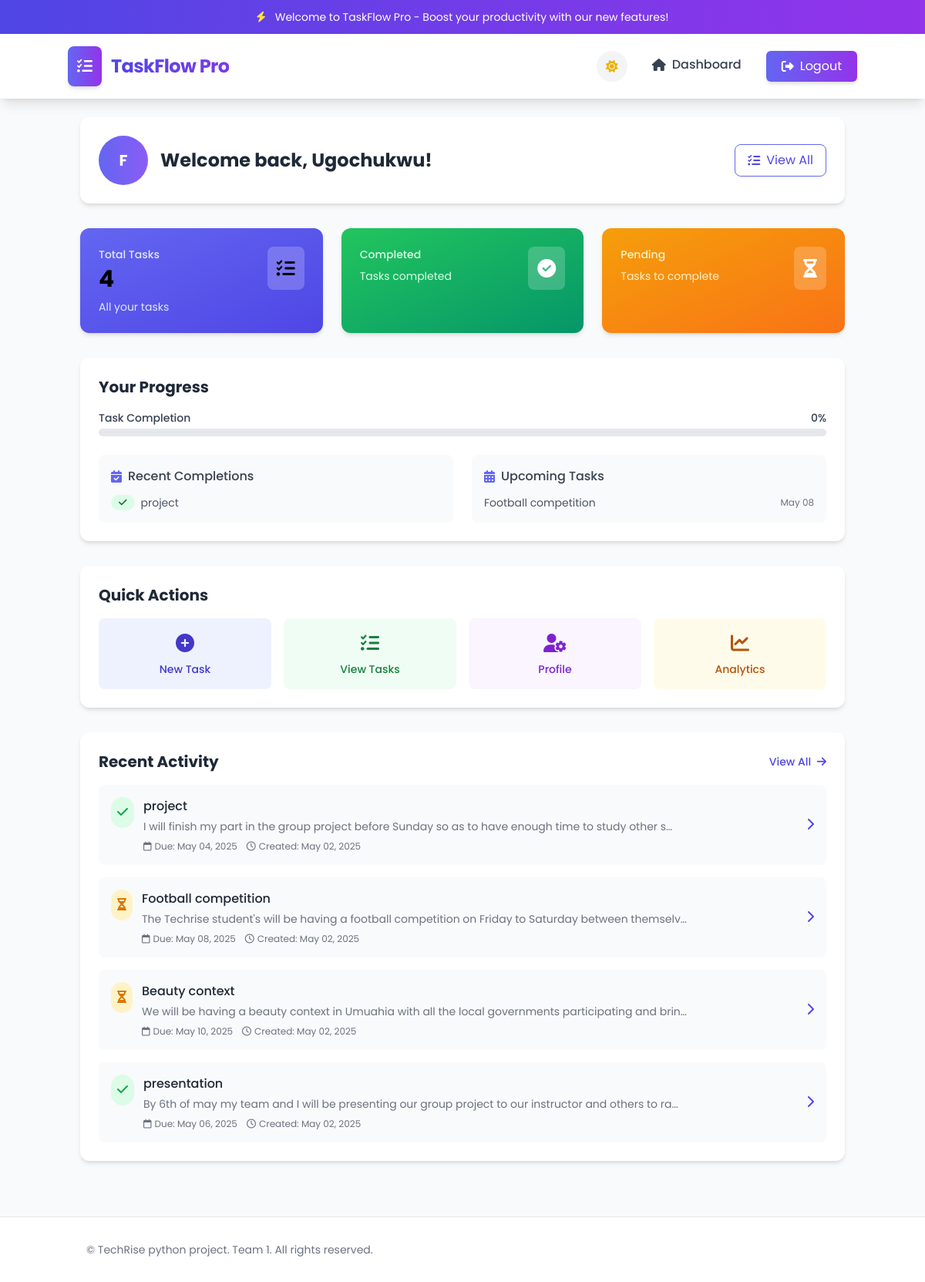
/tasks/ (signed in), run on the app's committed database.
### users/models.py (models this page shows, shortened)
class CustomUser(AbstractUser):
    profile_picture = models.ImageField(upload_to='profile_pics/', null=True, blank=True)

### tasks/models.py (models this page shows, shortened)
class Task(models.Model):
    title = models.CharField(max_length=255)
    description = models.TextField()
    due_date = models.DateField()
    completed = models.BooleanField(default=False)
    assigned_to = models.ForeignKey(settings.AUTH_USER_MODEL, on_delete=models.CASCADE)
    created_at = models.DateTimeField(auto_now_add=True)

### tasks/views.py (the view)
# urls.py: path('', views.dashboard, name='dashboard'),
@login_required
def dashboard(request):
    user = request.user
    tasks = Task.objects.filter(assigned_to=user)
    today = date.today()
    due_today = tasks.filter(due_date=today, completed=False)
    overdue = tasks.filter(due_date__lt=today, completed=False)
    context = {
        'user': user,
        'due_today': due_today,
        'overdue': overdue,
        'tasks': tasks,
    }
    return render(request, 'tasks/dashboard.html', context)

### tasks/templates/tasks/dashboard.html (shortened to what this page needs)
{% extends 'base.html' %}
{% load static %}
{% block content %}
<div class="max-w-7xl mx-auto">
    <div class="flex flex-col md:flex-row items-start md:items-center justify-between mb-8 bg-white rounded-xl shadow-md p-6">
        <div class="flex items-center mb-4 md:mb-0">
            {% if user.profile_picture %}
                <img src="{{ user.profile_picture.url }}" class="h-16 w-16 rounded-full object-cover border-2 border-primary-300" alt="{{ user.username }}" />
            {% else %}
                <div class="h-16 w-16 rounded-full bg-gradient-to-r from-primary-500 to-secondary-500 flex items-center justify-center text-white font-bold text-xl">
                    {{ user.username|first|upper }}
                </div>
            {% endif %}
            <div class="ml-4">
                <h1 class="text-2xl font-bold text-gray-800">Welcome back, {{ user.first_name|default:user.username }}!</h1>
            </div>
        </div>
        <div class="flex space-x-3">
            <a href="{% url 'task_create' %}" class="btn-gradient text-white px-4 py-2 rounded-lg flex items-center quick-action">
                <i class="fas fa-plus mr-2"></i> New Task
            </a>
            <a href="{% url 'task_list' %}" class="bg-white border border-primary-500 text-primary-600 px-4 py-2 rounded-lg flex items-center hover:bg-primary-50 quick-action">
                <i class="fas fa-tasks mr-2"></i> View All
            </a>
        </div>
    </div>
    <div class="grid grid-cols-1 md:grid-cols-3 gap-6 mb-8">
        <div class="bg-gradient-to-br from-primary-500 to-primary-600 rounded-xl shadow-md p-6 text-black stat-card">
            <div class="flex justify-between items-start">
                <div>
                    <p class="text-primary-100 text-sm font-medium">Total Tasks</p>
                    <h3 class="text-3xl font-bold mt-1">{{ tasks.count }}</h3>
                    <p class="text-primary-100 text-sm mt-2">All your tasks</p>
                </div>
                <div class="bg-white/20 p-3 rounded-lg">
                    <i class="fas fa-tasks text-2xl"></i>
                </div>
            </div>
        </div>
        <div class="bg-gradient-to-br from-green-500 to-emerald-600 rounded-xl shadow-md p-6 text-white stat-card">
            <div class="flex justify-between items-start">
                <div>
                    <p class="text-green-100 text-sm font-medium">Completed</p>
                    <p class="text-green-100 text-sm mt-2">Tasks completed</p>
                </div>
                <div class="bg-white/20 p-3 rounded-lg">
                    <i class="fas fa-check-circle text-2xl"></i>
                </div>
            </div>
        </div>
        <div class="bg-gradient-to-br from-amber-500 to-orange-500 rounded-xl shadow-md p-6 text-white stat-card">
            <div class="flex justify-between items-start">
                <div>
                    <p class="text-amber-100 text-sm font-medium">Pending</p>
                    <p class="text-amber-100 text-sm mt-2">Tasks to complete</p>
                </div>
                <div class="bg-white/20 p-3 rounded-lg">
                    <i class="fas fa-hourglass-half text-2xl"></i>
                </div>
            </div>
        </div>
    </div>
    <div class="bg-white rounded-xl shadow-md p-6 mb-8">
        <h3 class="text-xl font-bold text-gray-800 mb-4">Your Progress</h3>
        {% with progress=completed_tasks|default:0|floatformat:0 %}
        <div class="mb-4">
            <div class="flex justify-between mb-1">
                <span class="text-sm font-medium text-gray-700">Task Completion</span>
                <span class="text-sm font-medium text-gray-700">{{ progress }}%</span>
            </div>
            <div class="w-full bg-gray-200 rounded-full h-2.5 dark:bg-gray-700">
            </div>
        </div>
        {% endwith %}
        <div class="grid grid-cols-1 md:grid-cols-2 gap-6 mt-6">
            <div class="bg-gray-50 rounded-lg p-4">
                <h4 class="font-medium text-gray-700 mb-3 flex items-center">
                    <i class="fas fa-calendar-check text-primary-500 mr-2"></i> Recent Completions
                </h4>
                {% with completed=tasks|dictsortreversed:"created_at"|slice:":3" %}
                    {% if completed %}
                        <ul class="space-y-2">
                            {% for task in completed %}
                                {% if task.completed %}
                                <li class="flex items-center">
                                    <span class="bg-green-100 text-green-800 text-xs font-medium px-2.5 py-0.5 rounded-full mr-2">
                                        <i class="fas fa-check"></i>
                                    </span>
                                    <span class="text-sm text-gray-600 truncate">{{ task.title }}</span>
                                </li>
                                {% endif %}
                            {% endfor %}
                        </ul>
                    {% else %}
                        <p class="text-sm text-gray-500">No completed tasks yet.</p>
                    {% endif %}
                {% endwith %}
            </div>
            <div class="bg-gray-50 rounded-lg p-4">
                <h4 class="font-medium text-gray-700 mb-3 flex items-center">
                    <i class="fas fa-calendar-alt text-primary-500 mr-2"></i> Upcoming Tasks
                </h4>
                {% with upcoming=tasks|dictsort:"due_date"|slice:":3" %}
                    {% if upcoming %}
                        <ul class="space-y-2">
                            {% for task in upcoming %}
                                {% if not task.completed %}
                                <li class="flex items-center justify-between">
                                    <span class="text-sm text-gray-600 truncate">{{ task.title }}</span>
                                    <span class="text-xs text-gray-500">{{ task.due_date|date:"M d" }}</span>
                                </li>
                                {% endif %}
                            {% endfor %}
                        </ul>
                    {% else %}
                        <p class="text-sm text-gray-500">No upcoming tasks.</p>
                    {% endif %}
                {% endwith %}
            </div>
        </div>
    </div>
    <div class="bg-white rounded-xl shadow-md p-6 mb-8">
        <h3 class="text-xl font-bold text-gray-800 mb-4">Quick Actions</h3>
        <div class="grid grid-cols-2 md:grid-cols-4 gap-4">
            <a href="{% url 'task_create' %}" class="bg-primary-50 hover:bg-primary-100 p-4 rounded-lg flex flex-col items-center justify-center text-primary-700 quick-action">
                <i class="fas fa-plus-circle text-2xl mb-2"></i>
                <span class="text-sm font-medium">New Task</span>
            </a>
            <a href="{% url 'task_list' %}" class="bg-green-50 hover:bg-green-100 p-4 rounded-lg flex flex-col items-center justify-center text-green-700 quick-action">
                <i class="fas fa-list-check text-2xl mb-2"></i>
                <span class="text-sm font-medium">View Tasks</span>
            </a>
            <a href="{% url 'user_profile' %}" class="bg-purple-50 hover:bg-purple-100 p-4 rounded-lg flex flex-col items-center justify-center text-purple-700 quick-action">
                <i class="fas fa-user-cog text-2xl mb-2"></i>
                <span class="text-sm font-medium">Profile</span>
            </a>
            <a href="#" class="bg-amber-50 hover:bg-amber-100 p-4 rounded-lg flex flex-col items-center justify-center text-amber-700 quick-action">
                <i class="fas fa-chart-line text-2xl mb-2"></i>
                <span class="text-sm font-medium">Analytics</span>
            </a>
        </div>
    </div>
    <div class="bg-white rounded-xl shadow-md p-6">
        <div class="flex justify-between items-center mb-4">
            <h3 class="text-xl font-bold text-gray-800">Recent Activity</h3>
            <a href="{% url 'task_list' %}" class="text-primary-600 hover:text-primary-800 text-sm font-medium">
                View All <i class="fas fa-arrow-right ml-1"></i>
            </a>
        </div>
        {% with recent_tasks=tasks|dictsortreversed:"created_at"|slice:":5" %}
            {% if recent_tasks %}
                <div class="space-y-4">
                    {% for task in recent_tasks %}
                        <div class="bg-gray-50 p-4 rounded-lg task-card flex justify-between items-center">
                            <div class="flex items-start space-x-3">
                                {% if task.completed %}
                                <div class="bg-green-100 p-2 rounded-full text-green-600">
                                    <i class="fas fa-check"></i>
                                </div>
                                {% else %}
                                <div class="bg-amber-100 p-2 rounded-full text-amber-600">
                                    <i class="fas fa-hourglass-half"></i>
                                </div>
                                {% endif %}
                                <div>
                                    <h4 class="font-medium text-gray-800">{{ task.title }}</h4>
                                    <p class="text-sm text-gray-500 mt-1">{{ task.description|truncatechars:100 }}</p>
                                    <div class="flex items-center mt-2 text-xs text-gray-500">
                                        <span class="flex items-center mr-3">
                                            <i class="far fa-calendar mr-1"></i> Due: {{ task.due_date|date:"M d, Y" }}
                                        </span>
                                        <span class="flex items-center">
                                            <i class="far fa-clock mr-1"></i> Created: {{ task.created_at|date:"M d, Y" }}
                                        </span>
                                    </div>
                                </div>
                            </div>
                            <a href="{% url 'task_detail' task.id %}" class="text-primary-600 hover:text-primary-800">
                                <i class="fas fa-chevron-right"></i>
                            </a>
                        </div>
                    {% endfor %}
                </div>
            {% endif %}
        {% endwith %}
    </div>
</div>
{% endblock %}

### tasks/templates/base.html (shortened to what this page needs)
<!DOCTYPE html>
<html lang="en" class="light">
<head>
    <script src="https://cdn.tailwindcss.com"></script>
    <link rel="stylesheet" href="https://cdnjs.cloudflare.com/ajax/libs/font-awesome/6.4.0/css/all.min.css">
</head>
<body class="bg-gray-50 dark:bg-dark-200 text-gray-900 dark:text-gray-100 min-h-screen flex flex-col transition-colors duration-300">
    <div class="notification-bar bg-gradient-to-r from-indigo-600 to-purple-600 dark:from-indigo-800 dark:to-purple-900 text-white text-center py-3 px-4 text-sm shadow-lg transition-colors duration-300">
        <div class="container mx-auto flex items-center justify-center">
            <div class="animate-pulse mr-3">
                <i class="fas fa-bolt text-yellow-300 dark:text-yellow-400"></i>
            </div>
            <span>Welcome to TaskFlow Pro - Boost your productivity with our new features!</span>
        </div>
    </div>
    <nav class="bg-white dark:bg-dark-100 shadow-lg dark:shadow-dark-nav px-6 py-4 sticky top-0 z-50 transition-all duration-300">
        <div class="container mx-auto">
            <div class="flex justify-between items-center">
                <div class="flex items-center space-x-3">
                    <a href="{% url 'dashboard' %}" class="flex items-center space-x-3 logo-container">
                        <div class="bg-gradient-to-r from-indigo-500 to-purple-600 p-3 rounded-lg shadow-md transform transition-transform duration-300">
                            <i class="fas fa-tasks text-white text-xl"></i>
                        </div>
                        <span class="text-2xl font-bold gradient-text tracking-tight">TaskFlow Pro</span>
                    </a>
                </div>
                <div class="hidden md:flex items-center space-x-8">
                    <button id="theme-toggle" class="theme-toggle-btn p-2 rounded-full bg-gray-100 dark:bg-dark-100 text-gray-700 dark:text-gray-300 hover:bg-gray-200 dark:hover:bg-dark-300 transition-colors duration-300 flex items-center justify-center">
                        <i class="fas fa-sun text-yellow-500 dark:hidden"></i>
                    </button>
                    {% if user.is_authenticated %}
                        <a href="{% url 'dashboard' %}" class="nav-link text-gray-700 dark:text-gray-300 hover:text-indigo-600 dark:hover:text-indigo-400 transition duration-300 ease-in-out flex items-center font-medium">
                            <i class="fas fa-home mr-2"></i> Dashboard
                        </a>
                        <button id="logout-button" class="nav-button bg-gradient-to-r from-indigo-500 to-purple-600 hover:from-indigo-600 hover:to-purple-700 text-white px-5 py-2 rounded-md shadow-md transition-all duration-300 flex items-center">
                            <i class="fas fa-sign-out-alt mr-2"></i> Logout
                        </button>
                    {% endif %}
                </div>
            </div>
        </div>
    </nav>
    <main class="flex-grow container mx-auto px-4 py-6">
        {% block content %}{% endblock %}
    </main>
    <footer class="bg-white dark:bg-dark-100 border-t border-gray-200 dark:border-gray-800 mt-12 transition-colors duration-300">
        <div class="container mx-auto px-6 py-8">
            <p class="text-gray-500 dark:text-gray-400 text-sm">© TechRise python project. Team 1. All rights reserved.</p>
        </div>
    </footer>
</body>
</html>

### tasks/templates/base.html (style rules this page uses)
body { font-family: 'Poppins', sans-serif; background-color: #f8fafc; }
.nav-link { position: relative; padding-bottom: 4px; }
.nav-link::after { content: ''; position: absolute; width: 0; height: 2px; bottom: 0; left: 0; background: linear-gradient(to right, #4f46e5, #7c3aed); transition: width 0.3s ease-in-out; border-radius: 2px; }
.nav-link i { transition: transform 0.2s ease; }
.logo-container { transition: transform 0.3s ease; }
.gradient-text { background: linear-gradient(to right, #4f46e5, #7c3aed); -webkit-background-clip: text; background-clip: text; color: transparent; }
.notification-bar { animation: slideDown 0.5s ease-in-out; }
.nav-button { transition: all 0.3s ease; position: relative; overflow: hidden; z-index: 1; }
.nav-button::before { content: ''; position: absolute; top: 0; left: -100%; width: 100%; height: 100%; background: linear-gradient(to right, rgba(79, 70, 229, 0.1), rgba(124, 58, 237, 0.1)); transition: left 0.3s ease; z-index: -1; border-radius: 0.375rem; }
.theme-toggle-btn { position: relative; width: 40px; height: 40px; overflow: hidden; transition: all 0.3s ease; }

### tasks/templates/tasks/dashboard.html (style rules this page uses)
.task-card { transition: all 0.3s ease; }
.stat-card { transition: all 0.3s ease; position: relative; overflow: hidden; }
.stat-card::before { content: ''; position: absolute; top: -50%; left: -50%; width: 200%; height: 200%; background: radial-gradient(circle, rgba(255,255,255,0.3) 0%, rgba(255,255,255,0) 70%); opacity: 0; transition: opacity 0.3s ease; }
.quick-action { transition: all 0.2s ease; }

### data on the page
CustomUser: username|first "F", first_name "Ugochukwu"
Task: title "project", completed True (drawn), description "I will finish my part in the group project before Sunday so as to have enough time to study other s…", due_date "May 04, 2025", created_at "May 02, 2025"
Task: title "Football competition", due_date "May 08", completed False (drawn), description "The Techrise student's will be having a football competition on Friday to Saturday between themselv…", due_date "May 08, 2025", created_at "May 02, 2025"
Task: completed False (drawn), title "Beauty context", description "We will be having a beauty context in Umuahia with all the local governments participating and brin…", due_date "May 10, 2025", created_at "May 02, 2025"
Task: completed True (drawn), title "presentation", description "By 6th of may my team and I will be presenting our group project to our instructor and others to ra…", due_date "May 06, 2025", created_at "May 02, 2025"

### other printed values
{{ tasks.count }} "4"
{{ progress }} "0"
